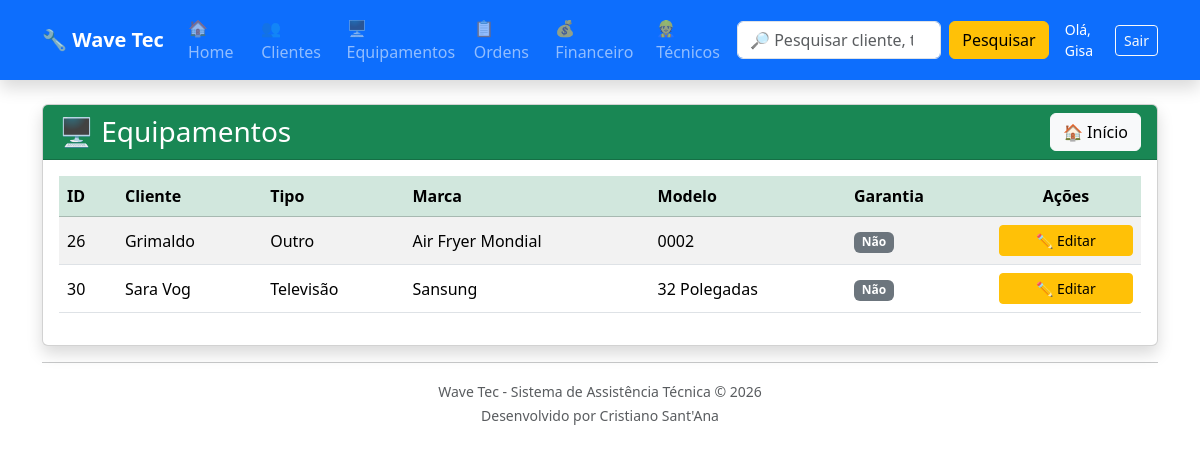
The app's page /equipamentos/ (signed in) with its own data.
### equipamentos/models.py (models this page shows, shortened)
class Equipamento(models.Model):
    TIPOS = [
        ("TV", "Televisão"),
        ("NOTE", "Notebook"),
        ("PC", "Computador"),
        ("CEL", "Celular"),
        ("SOM", "Som"),
        ("MICRO", "Micro-ondas"),
        ("OUTRO", "Outro"),
    ]
    cliente = models.ForeignKey(
        Cliente,
        on_delete=models.CASCADE
    )
    tipo = models.CharField(
        max_length=20,
        choices=TIPOS
    )
    marca = models.CharField(
        max_length=50
    )
    modelo = models.CharField(
        max_length=50
    )
    numero_serie = models.CharField(
        max_length=100,
        blank=True
    )
    acessorios = models.TextField(
        blank=True
    )
    garantia = models.BooleanField(
        default=False
    )
    data_entrada = models.DateField(
        auto_now_add=True
    )
    status = models.CharField(
        max_length=30,
        default="Em análise"
    )

### clientes/models.py (models this page shows, shortened)
class Cliente(models.Model):
    nome = models.CharField(max_length=100)
    telefone = models.CharField(max_length=20)
    endereco = models.CharField(max_length=200)

### equipamentos/views.py (the view)
@login_required
@tecnico_required
def lista_equipamentos(request):
    equipamentos = Equipamento.objects.all()
    return render(
        request,
        "equipamentos/lista_equipamentos.html",
        {
            "equipamentos": equipamentos
        }
    )

### equipamentos/templates/equipamentos/lista_equipamentos.html (shortened to what this page needs)
{% extends "base.html" %}
{% block content %}
<div class="card shadow">
    <div class="card-header bg-success text-white">
        <div class="d-flex justify-content-between align-items-center">
            <h3 class="mb-0">
                🖥 Equipamentos
            </h3>
            <a
                href="/"
                class="btn btn-light">
                🏠 Início
            </a>
        </div>
    </div>
    <div class="card-body">
        <table class="table table-striped table-hover align-middle">
            <thead class="table-success">
                <tr>
                    <th>ID</th>
                    <th>Cliente</th>
                    <th>Tipo</th>
                    <th>Marca</th>
                    <th>Modelo</th>
                    <th>Garantia</th>
                    <th class="text-center">Ações</th>
                </tr>
            </thead>
            <tbody>
                {% for equipamento in equipamentos %}
                <tr>
                    <td>{{ equipamento.id }}</td>
                    <td>{{ equipamento.cliente.nome }}</td>
                    <td>{{ equipamento.get_tipo_display }}</td>
                    <td>{{ equipamento.marca }}</td>
                    <td>{{ equipamento.modelo }}</td>
                    <td>
                        {% if equipamento.garantia %}
                            <span class="badge bg-success">
                                Sim
                            </span>
                        {% else %}
                            <span class="badge bg-secondary">
                                Não
                            </span>
                        {% endif %}
                    </td>
                    <td class="text-center" style="width:150px;">
                        <a
                            href="{% url 'editar_equipamento' equipamento.id %}"
                            class="btn btn-warning btn-sm w-100">
                            ✏️ Editar
                        </a>
                    </td>
                </tr>
                {% empty %}
                <tr>
                    <td colspan="7" class="text-center">
                        Nenhum equipamento cadastrado.
                    </td>
                </tr>
                {% endfor %}
            </tbody>
        </table>
    </div>
</div>
{% endblock %}

### templates/base.html (shortened to what this page needs)
<!DOCTYPE html>
<html lang="pt-br">
<head>
    <link href="https://cdn.jsdelivr.net/npm/bootstrap@5.3.7/dist/css/bootstrap.min.css" rel="stylesheet">
</head>
<body>
<nav class="navbar navbar-expand-lg navbar-dark bg-primary shadow">
    <div class="container">
        <a class="navbar-brand fw-bold" href="/">
            🔧 Wave Tec
        </a>
        <div class="collapse navbar-collapse" id="menu">
            <ul class="navbar-nav me-auto">
                <li class="nav-item">
                    <a class="nav-link" href="/">
                        🏠 Home
                    </a>
                </li>
                <li class="nav-item">
                    <a class="nav-link" href="/clientes/">
                    </a>
                </li>
                <li class="nav-item">
                    <a class="nav-link" href="/equipamentos/">
                        🖥 Equipamentos
                    </a>
                </li>
                <li class="nav-item">
                    <a class="nav-link" href="/ordens/">
                        📋 Ordens
                    </a>
                </li>
                <li class="nav-item">
                    <a class="nav-link" href="/financeiro/">
                        💰 Financeiro
                    </a>
                </li>
                {% if user.is_superuser or user.tecnico.perfil == 'ADMIN' %}
                <li class="nav-item">
                    <a class="nav-link" href="/usuarios/">
                        👷 Técnicos
                    </a>
                </li>
                {% endif %}
            </ul>
            <form
                class="d-flex"
                method="GET"
                action="/pesquisa/">
                <input
                    class="form-control me-2"
                    type="search"
                    name="q"
                    placeholder="🔎 Pesquisar cliente, telefone, equipamento..."
                    autocomplete="off">
                <button
                    class="btn btn-warning"
                    type="submit">
                    Pesquisar
                </button>
            </form>
            {% if user.is_authenticated %}
                <div class="d-flex align-items-center gap-2 ms-3 text-white">
                    <span class="small">Olá, {{ user.username }}</span>
                    <form method="post" action="{% url 'logout' %}" class="d-inline">
                        <button type="submit" class="btn btn-outline-light btn-sm">Sair</button>
                    </form>
                </div>
            {% endif %}
        </div>
    </div>
</nav>
<div class="container mt-4">
    {% block content %}
    {% endblock %}
    <hr>
    <div class="text-center text-muted mb-4">
        <small>
            Wave Tec - Sistema de Assistência Técnica © 2026
            <br>
            Desenvolvido por Cristiano Sant'Ana
        </small>
    </div>
</div>
</body>
</html>

### records on screen
Equipamento: id "26", cliente.nome "Grimaldo", tipo "Outro", marca "Air Fryer Mondial", modelo "0002", garantia "Não"
Equipamento: id "30", cliente.nome "Sara Vog", tipo "Televisão", marca "Sansung", modelo "32 Polegadas", garantia "Não"

### other values on screen
{{ user.username }} "Gisa"
